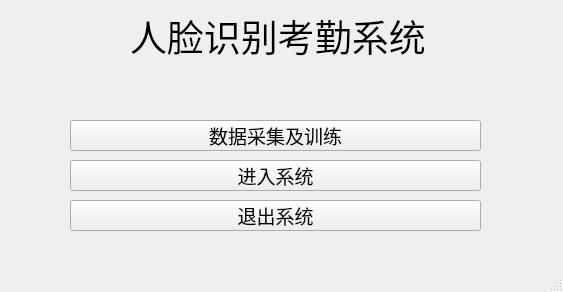
<?xml version="1.0" encoding="UTF-8"?>
<ui version="4.0">
 <class>MainWindow</class>
 <widget class="QMainWindow" name="MainWindow">
  <property name="geometry">
   <rect>
    <x>0</x>
    <y>0</y>
    <width>563</width>
    <height>292</height>
   </rect>
  </property>
  <property name="windowTitle">
   <string>MainWindow</string>
  </property>
  <widget class="QWidget" name="centralwidget">
   <widget class="QLabel" name="label">
    <property name="geometry">
     <rect>
      <x>130</x>
      <y>0</y>
      <width>351</width>
      <height>71</height>
     </rect>
    </property>
    <property name="font">
     <font>
      <pointsize>28</pointsize>
     </font>
    </property>
    <property name="text">
     <string>人脸识别考勤系统</string>
    </property>
   </widget>
   <widget class="QPushButton" name="pushButton">
    <property name="geometry">
     <rect>
      <x>70</x>
      <y>120</y>
      <width>411</width>
      <height>31</height>
     </rect>
    </property>
    <property name="font">
     <font>
      <pointsize>14</pointsize>
     </font>
    </property>
    <property name="text">
     <string>数据采集及训练</string>
    </property>
   </widget>
   <widget class="QPushButton" name="pushButton_2">
    <property name="geometry">
     <rect>
      <x>70</x>
      <y>160</y>
      <width>411</width>
      <height>31</height>
     </rect>
    </property>
    <property name="font">
     <font>
      <pointsize>14</pointsize>
     </font>
    </property>
    <property name="text">
     <string>进入系统</string>
    </property>
   </widget>
   <widget class="QPushButton" name="pushButton_3">
    <property name="geometry">
     <rect>
      <x>70</x>
      <y>200</y>
      <width>411</width>
      <height>31</height>
     </rect>
    </property>
    <property name="font">
     <font>
      <pointsize>14</pointsize>
     </font>
    </property>
    <property name="text">
     <string>退出系统</string>
    </property>
   </widget>
  </widget>
  <widget class="QMenuBar" name="menubar">
   <property name="geometry">
    <rect>
     <x>0</x>
     <y>0</y>
     <width>563</width>
     <height>22</height>
    </rect>
   </property>
  </widget>
  <widget class="QStatusBar" name="statusbar"/>
 </widget>
 <resources/>
 <connections/>
</ui>
